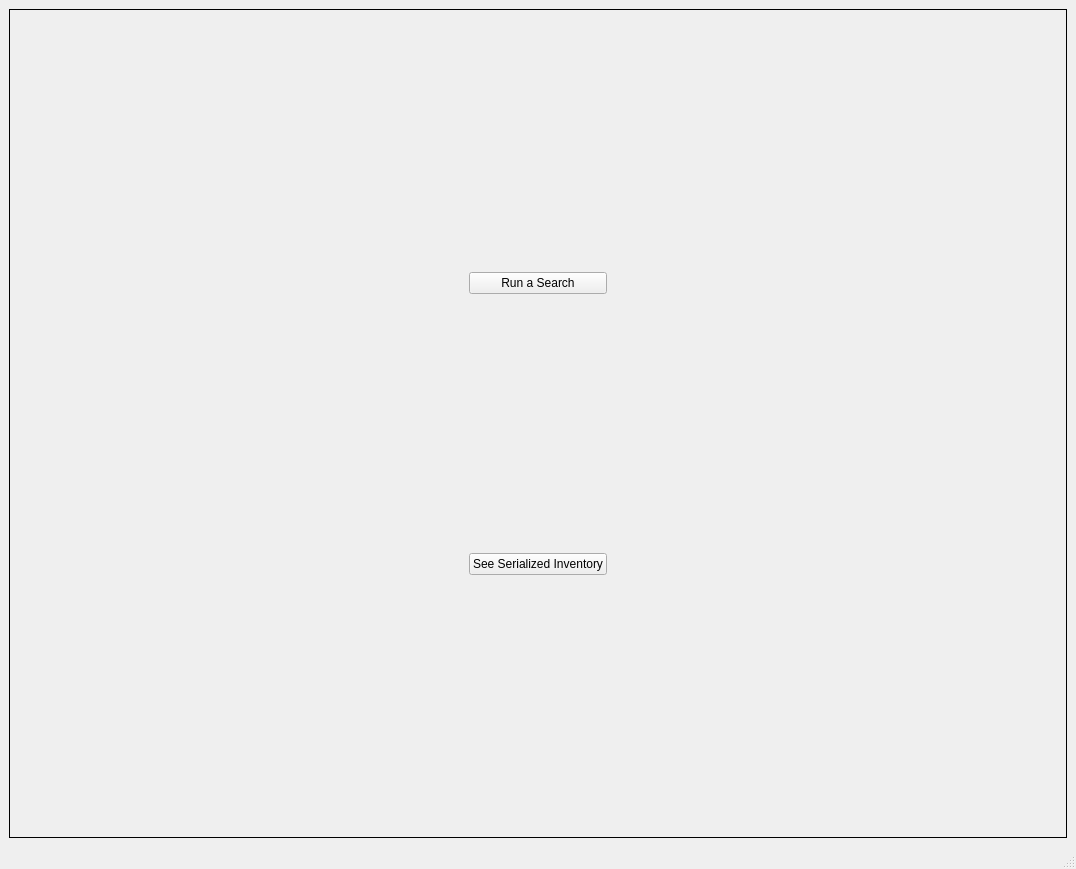
<?xml version="1.0" encoding="UTF-8"?>
<ui version="4.0">
 <class>MainWindow</class>
 <widget class="QMainWindow" name="MainWindow">
  <property name="geometry">
   <rect>
    <x>0</x>
    <y>0</y>
    <width>1076</width>
    <height>869</height>
   </rect>
  </property>
  <property name="windowTitle">
   <string>MainWindow</string>
  </property>
  <widget class="QWidget" name="centralwidget">
   <layout class="QHBoxLayout" name="horizontalLayout_2">
    <item>
     <widget class="QStackedWidget" name="stackedWidget">
      <property name="frameShape">
       <enum>QFrame::Box</enum>
      </property>
      <widget class="QWidget" name="start_page">
       <layout class="QGridLayout" name="gridLayout_4">
        <item row="0" column="0">
         <layout class="QGridLayout" name="gridLayout">
          <item row="0" column="1">
           <spacer name="verticalSpacer_2">
            <property name="orientation">
             <enum>Qt::Vertical</enum>
            </property>
            <property name="sizeHint" stdset="0">
             <size>
              <width>20</width>
              <height>40</height>
             </size>
            </property>
           </spacer>
          </item>
          <item row="1" column="1">
           <widget class="QPushButton" name="search_btn">
            <property name="text">
             <string>Run a Search</string>
            </property>
           </widget>
          </item>
          <item row="2" column="0">
           <spacer name="horizontalSpacer">
            <property name="orientation">
             <enum>Qt::Horizontal</enum>
            </property>
            <property name="sizeHint" stdset="0">
             <size>
              <width>40</width>
              <height>20</height>
             </size>
            </property>
           </spacer>
          </item>
          <item row="2" column="1">
           <spacer name="verticalSpacer">
            <property name="orientation">
             <enum>Qt::Vertical</enum>
            </property>
            <property name="sizeHint" stdset="0">
             <size>
              <width>20</width>
              <height>40</height>
             </size>
            </property>
           </spacer>
          </item>
          <item row="2" column="2">
           <spacer name="horizontalSpacer_2">
            <property name="orientation">
             <enum>Qt::Horizontal</enum>
            </property>
            <property name="sizeHint" stdset="0">
             <size>
              <width>40</width>
              <height>20</height>
             </size>
            </property>
           </spacer>
          </item>
          <item row="3" column="1">
           <widget class="QPushButton" name="pushButton_2">
            <property name="text">
             <string>See Serialized Inventory</string>
            </property>
           </widget>
          </item>
          <item row="4" column="1">
           <spacer name="verticalSpacer_3">
            <property name="orientation">
             <enum>Qt::Vertical</enum>
            </property>
            <property name="sizeHint" stdset="0">
             <size>
              <width>20</width>
              <height>40</height>
             </size>
            </property>
           </spacer>
          </item>
         </layout>
        </item>
       </layout>
      </widget>
      <widget class="QWidget" name="search_result_page">
       <layout class="QGridLayout" name="gridLayout_3">
        <item row="0" column="0">
         <layout class="QGridLayout" name="gridLayout_2">
          <item row="1" column="1">
           <widget class="QPushButton" name="back_btn">
            <property name="sizePolicy">
             <sizepolicy hsizetype="Expanding" vsizetype="Fixed">
              <horstretch>0</horstretch>
              <verstretch>0</verstretch>
             </sizepolicy>
            </property>
            <property name="text">
             <string>Back</string>
            </property>
           </widget>
          </item>
          <item row="0" column="0" colspan="3">
           <widget class="QTableWidget" name="data_table">
            <column>
             <property name="text">
              <string>id</string>
             </property>
            </column>
            <column>
             <property name="text">
              <string>Last</string>
             </property>
            </column>
            <column>
             <property name="text">
              <string>First</string>
             </property>
            </column>
            <column>
             <property name="text">
              <string>Home Phone</string>
             </property>
            </column>
            <column>
             <property name="text">
              <string>Work Phone</string>
             </property>
            </column>
            <column>
             <property name="text">
              <string>Company</string>
             </property>
            </column>
            <column>
             <property name="text">
              <string>Last Active</string>
             </property>
            </column>
            <column>
             <property name="text">
              <string>Added</string>
             </property>
            </column>
           </widget>
          </item>
          <item row="1" column="0">
           <spacer name="horizontalSpacer_5">
            <property name="orientation">
             <enum>Qt::Horizontal</enum>
            </property>
            <property name="sizeType">
             <enum>QSizePolicy::Expanding</enum>
            </property>
            <property name="sizeHint" stdset="0">
             <size>
              <width>353</width>
              <height>20</height>
             </size>
            </property>
           </spacer>
          </item>
          <item row="1" column="2">
           <spacer name="horizontalSpacer_4">
            <property name="orientation">
             <enum>Qt::Horizontal</enum>
            </property>
            <property name="sizeType">
             <enum>QSizePolicy::Expanding</enum>
            </property>
            <property name="sizeHint" stdset="0">
             <size>
              <width>353</width>
              <height>20</height>
             </size>
            </property>
           </spacer>
          </item>
         </layout>
        </item>
       </layout>
      </widget>
      <widget class="QWidget" name="search_page">
       <layout class="QGridLayout" name="gridLayout_5">
        <item row="0" column="0">
         <layout class="QGridLayout" name="gridLayout_6">
          <item row="0" column="1">
           <spacer name="verticalSpacer_4">
            <property name="orientation">
             <enum>Qt::Vertical</enum>
            </property>
            <property name="sizeHint" stdset="0">
             <size>
              <width>20</width>
              <height>40</height>
             </size>
            </property>
           </spacer>
          </item>
          <item row="1" column="0">
           <spacer name="horizontalSpacer_6">
            <property name="orientation">
             <enum>Qt::Horizontal</enum>
            </property>
            <property name="sizeHint" stdset="0">
             <size>
              <width>40</width>
              <height>20</height>
             </size>
            </property>
           </spacer>
          </item>
          <item row="1" column="1">
           <layout class="QGridLayout" name="gridLayout_7">
            <item row="7" column="0" colspan="2">
             <widget class="QRadioButton" name="general_radio">
              <property name="text">
               <string/>
              </property>
             </widget>
            </item>
            <item row="0" column="2" alignment="Qt::AlignHCenter">
             <widget class="QLabel" name="label_4">
              <property name="text">
               <string>Phone #</string>
              </property>
             </widget>
            </item>
            <item row="8" column="2">
             <widget class="QPushButton" name="search_button">
              <property name="text">
               <string>Search</string>
              </property>
             </widget>
            </item>
            <item row="4" column="2" alignment="Qt::AlignHCenter">
             <widget class="QLabel" name="label_5">
              <property name="text">
               <string>Last Name</string>
              </property>
             </widget>
            </item>
            <item row="7" column="2">
             <widget class="QLineEdit" name="general_search">
              <property name="text">
               <string/>
              </property>
             </widget>
            </item>
            <item row="6" column="2" alignment="Qt::AlignHCenter">
             <widget class="QLabel" name="label_6">
              <property name="text">
               <string>General Search</string>
              </property>
             </widget>
            </item>
            <item row="5" column="1" colspan="2">
             <widget class="QLineEdit" name="last_search">
              <property name="text">
               <string/>
              </property>
             </widget>
            </item>
            <item row="1" column="1" colspan="2">
             <widget class="QLineEdit" name="phone_search">
              <property name="text">
               <string/>
              </property>
             </widget>
            </item>
            <item row="1" column="0">
             <widget class="QRadioButton" name="phone_radio">
              <property name="text">
               <string/>
              </property>
             </widget>
            </item>
            <item row="5" column="0">
             <widget class="QRadioButton" name="last_radio">
              <property name="text">
               <string/>
              </property>
             </widget>
            </item>
            <item row="3" column="0">
             <widget class="QRadioButton" name="first_radio">
              <property name="text">
               <string/>
              </property>
             </widget>
            </item>
            <item row="3" column="1" colspan="2">
             <widget class="QLineEdit" name="first_search">
              <property name="text">
               <string/>
              </property>
             </widget>
            </item>
            <item row="2" column="2" alignment="Qt::AlignHCenter">
             <widget class="QLabel" name="label_7">
              <property name="text">
               <string>First Name</string>
              </property>
             </widget>
            </item>
           </layout>
          </item>
          <item row="1" column="2">
           <spacer name="horizontalSpacer_7">
            <property name="orientation">
             <enum>Qt::Horizontal</enum>
            </property>
            <property name="sizeHint" stdset="0">
             <size>
              <width>40</width>
              <height>20</height>
             </size>
            </property>
           </spacer>
          </item>
          <item row="2" column="1">
           <spacer name="verticalSpacer_5">
            <property name="orientation">
             <enum>Qt::Vertical</enum>
            </property>
            <property name="sizeHint" stdset="0">
             <size>
              <width>20</width>
              <height>40</height>
             </size>
            </property>
           </spacer>
          </item>
         </layout>
        </item>
       </layout>
      </widget>
      <widget class="QWidget" name="serialized_page">
       <layout class="QGridLayout" name="gridLayout_8">
        <item row="0" column="0" colspan="3">
         <widget class="QTableWidget" name="serialized_data">
          <column>
           <property name="text">
            <string>Make</string>
           </property>
          </column>
          <column>
           <property name="text">
            <string>Model</string>
           </property>
          </column>
          <column>
           <property name="text">
            <string>Serial #</string>
           </property>
          </column>
          <column>
           <property name="text">
            <string>Date</string>
           </property>
          </column>
          <column>
           <property name="text">
            <string>Notes</string>
           </property>
          </column>
         </widget>
        </item>
        <item row="1" column="0">
         <spacer name="horizontalSpacer_8">
          <property name="orientation">
           <enum>Qt::Horizontal</enum>
          </property>
          <property name="sizeHint" stdset="0">
           <size>
            <width>404</width>
            <height>20</height>
           </size>
          </property>
         </spacer>
        </item>
        <item row="1" column="1">
         <widget class="QPushButton" name="back_btn_2">
          <property name="sizePolicy">
           <sizepolicy hsizetype="Expanding" vsizetype="Fixed">
            <horstretch>0</horstretch>
            <verstretch>0</verstretch>
           </sizepolicy>
          </property>
          <property name="minimumSize">
           <size>
            <width>200</width>
            <height>0</height>
           </size>
          </property>
          <property name="maximumSize">
           <size>
            <width>200</width>
            <height>16777215</height>
           </size>
          </property>
          <property name="text">
           <string>Back</string>
          </property>
         </widget>
        </item>
        <item row="1" column="2">
         <spacer name="horizontalSpacer_9">
          <property name="orientation">
           <enum>Qt::Horizontal</enum>
          </property>
          <property name="sizeType">
           <enum>QSizePolicy::Expanding</enum>
          </property>
          <property name="sizeHint" stdset="0">
           <size>
            <width>406</width>
            <height>20</height>
           </size>
          </property>
         </spacer>
        </item>
       </layout>
      </widget>
      <widget class="QWidget" name="sro_page">
       <layout class="QGridLayout" name="gridLayout_9">
        <item row="0" column="0">
         <layout class="QHBoxLayout" name="horizontalLayout_3">
          <item>
           <widget class="QTableWidget" name="data_table_3">
            <property name="enabled">
             <bool>true</bool>
            </property>
            <property name="sizePolicy">
             <sizepolicy hsizetype="Preferred" vsizetype="Preferred">
              <horstretch>0</horstretch>
              <verstretch>0</verstretch>
             </sizepolicy>
            </property>
            <property name="maximumSize">
             <size>
              <width>16777215</width>
              <height>308</height>
             </size>
            </property>
            <row>
             <property name="text">
              <string>Service ID</string>
             </property>
             <property name="font">
              <font>
               <weight>75</weight>
               <bold>true</bold>
              </font>
             </property>
            </row>
            <row>
             <property name="text">
              <string>Customer ID</string>
             </property>
             <property name="font">
              <font>
               <weight>75</weight>
               <bold>true</bold>
              </font>
             </property>
            </row>
            <row>
             <property name="text">
              <string>Make</string>
             </property>
             <property name="font">
              <font>
               <weight>75</weight>
               <bold>true</bold>
              </font>
             </property>
            </row>
            <row>
             <property name="text">
              <string>Model</string>
             </property>
             <property name="font">
              <font>
               <weight>75</weight>
               <bold>true</bold>
              </font>
             </property>
            </row>
            <row>
             <property name="text">
              <string>Date In</string>
             </property>
             <property name="font">
              <font>
               <weight>75</weight>
               <bold>true</bold>
              </font>
             </property>
            </row>
            <row>
             <property name="text">
              <string>Finished On</string>
             </property>
             <property name="font">
              <font>
               <weight>75</weight>
               <bold>true</bold>
              </font>
             </property>
            </row>
            <row>
             <property name="text">
              <string>Picked Up</string>
             </property>
             <property name="font">
              <font>
               <weight>75</weight>
               <bold>true</bold>
              </font>
             </property>
            </row>
            <column>
             <property name="text">
              <string>Value</string>
             </property>
             <property name="font">
              <font>
               <weight>75</weight>
               <bold>true</bold>
              </font>
             </property>
            </column>
           </widget>
          </item>
          <item>
           <layout class="QVBoxLayout" name="verticalLayout_3">
            <item>
             <widget class="QLabel" name="label_8">
              <property name="text">
               <string>Service Request</string>
              </property>
             </widget>
            </item>
            <item>
             <widget class="QTextBrowser" name="service_text"/>
            </item>
            <item>
             <widget class="QLabel" name="label_9">
              <property name="text">
               <string>Work Performed</string>
              </property>
             </widget>
            </item>
            <item>
             <widget class="QTextBrowser" name="work_text"/>
            </item>
           </layout>
          </item>
         </layout>
        </item>
       </layout>
       <widget class="QWidget" name="layoutWidget_3">
        <property name="geometry">
         <rect>
          <x>270</x>
          <y>140</y>
          <width>193</width>
          <height>31</height>
         </rect>
        </property>
        <layout class="QHBoxLayout" name="horizontalLayout_4">
         <item>
          <spacer name="horizontalSpacer_10">
           <property name="orientation">
            <enum>Qt::Horizontal</enum>
           </property>
           <property name="sizeType">
            <enum>QSizePolicy::Preferred</enum>
           </property>
           <property name="sizeHint" stdset="0">
            <size>
             <width>40</width>
             <height>20</height>
            </size>
           </property>
          </spacer>
         </item>
         <item>
          <widget class="QPushButton" name="back_btn_3">
           <property name="text">
            <string>Back</string>
           </property>
          </widget>
         </item>
         <item>
          <spacer name="horizontalSpacer_11">
           <property name="orientation">
            <enum>Qt::Horizontal</enum>
           </property>
           <property name="sizeType">
            <enum>QSizePolicy::Preferred</enum>
           </property>
           <property name="sizeHint" stdset="0">
            <size>
             <width>40</width>
             <height>20</height>
            </size>
           </property>
          </spacer>
         </item>
        </layout>
       </widget>
      </widget>
      <widget class="QWidget" name="customer_page">
       <layout class="QGridLayout" name="gridLayout_10">
        <item row="0" column="0">
         <spacer name="horizontalSpacer_13">
          <property name="orientation">
           <enum>Qt::Horizontal</enum>
          </property>
          <property name="sizeHint" stdset="0">
           <size>
            <width>368</width>
            <height>20</height>
           </size>
          </property>
         </spacer>
        </item>
        <item row="0" column="1">
         <widget class="QTableWidget" name="data_table_5">
          <property name="maximumSize">
           <size>
            <width>251</width>
            <height>231</height>
           </size>
          </property>
          <row>
           <property name="text">
            <string>Customer ID</string>
           </property>
           <property name="font">
            <font>
             <weight>75</weight>
             <bold>true</bold>
            </font>
           </property>
          </row>
          <row>
           <property name="text">
            <string>First</string>
           </property>
           <property name="font">
            <font>
             <weight>75</weight>
             <bold>true</bold>
            </font>
           </property>
          </row>
          <row>
           <property name="text">
            <string>Last</string>
           </property>
           <property name="font">
            <font>
             <weight>75</weight>
             <bold>true</bold>
            </font>
           </property>
          </row>
          <row>
           <property name="text">
            <string>Company</string>
           </property>
           <property name="font">
            <font>
             <weight>75</weight>
             <bold>true</bold>
            </font>
           </property>
          </row>
          <row>
           <property name="text">
            <string>Email</string>
           </property>
           <property name="font">
            <font>
             <weight>75</weight>
             <bold>true</bold>
            </font>
           </property>
          </row>
          <column>
           <property name="text">
            <string>Values</string>
           </property>
          </column>
         </widget>
        </item>
        <item row="0" column="2" colspan="2">
         <layout class="QHBoxLayout" name="horizontalLayout_7">
          <item>
           <widget class="QTableWidget" name="data_table_4">
            <property name="maximumSize">
             <size>
              <width>241</width>
              <height>231</height>
             </size>
            </property>
            <row>
             <property name="text">
              <string>Address</string>
             </property>
             <property name="font">
              <font>
               <weight>75</weight>
               <bold>true</bold>
              </font>
             </property>
            </row>
            <row>
             <property name="text">
              <string>City</string>
             </property>
             <property name="font">
              <font>
               <weight>75</weight>
               <bold>true</bold>
              </font>
             </property>
            </row>
            <row>
             <property name="text">
              <string>State</string>
             </property>
             <property name="font">
              <font>
               <weight>75</weight>
               <bold>true</bold>
              </font>
             </property>
            </row>
            <row>
             <property name="text">
              <string>Zip</string>
             </property>
             <property name="font">
              <font>
               <weight>75</weight>
               <bold>true</bold>
              </font>
             </property>
            </row>
            <row>
             <property name="text">
              <string>Last Activity</string>
             </property>
             <property name="font">
              <font>
               <weight>75</weight>
               <bold>true</bold>
              </font>
             </property>
            </row>
            <column>
             <property name="text">
              <string>Values</string>
             </property>
            </column>
           </widget>
          </item>
          <item>
           <widget class="QPushButton" name="pushButton_3">
            <property name="maximumSize">
             <size>
              <width>151</width>
              <height>121</height>
             </size>
            </property>
            <property name="text">
             <string>Layaways</string>
            </property>
           </widget>
          </item>
          <item>
           <spacer name="horizontalSpacer_12">
            <property name="orientation">
             <enum>Qt::Horizontal</enum>
            </property>
            <property name="sizeHint" stdset="0">
             <size>
              <width>40</width>
              <height>20</height>
             </size>
            </property>
           </spacer>
          </item>
         </layout>
        </item>
        <item row="1" column="0" colspan="2">
         <layout class="QVBoxLayout" name="verticalLayout_6">
          <item>
           <widget class="QLabel" name="label_10">
            <property name="text">
             <string>&lt;html&gt;&lt;head/&gt;&lt;body&gt;&lt;p&gt;&lt;span style=&quot; font-weight:600;&quot;&gt;Potential Phones&lt;/span&gt;&lt;/p&gt;&lt;/body&gt;&lt;/html&gt;</string>
            </property>
           </widget>
          </item>
          <item>
           <widget class="QTableWidget" name="tableWidget">
            <property name="minimumSize">
             <size>
              <width>0</width>
              <height>71</height>
             </size>
            </property>
           </widget>
          </item>
         </layout>
        </item>
        <item row="1" column="2" colspan="2">
         <layout class="QVBoxLayout" name="verticalLayout_5">
          <item>
           <widget class="QLabel" name="label_12">
            <property name="text">
             <string>Notes</string>
            </property>
           </widget>
          </item>
          <item>
           <widget class="QTextBrowser" name="textBrowser_4"/>
          </item>
         </layout>
        </item>
        <item row="2" column="0" colspan="3">
         <layout class="QVBoxLayout" name="verticalLayout_7">
          <item>
           <widget class="QLabel" name="label_13">
            <property name="text">
             <string>Transactions</string>
            </property>
           </widget>
          </item>
          <item>
           <widget class="QTableWidget" name="tableWidget_2">
            <property name="minimumSize">
             <size>
              <width>521</width>
              <height>0</height>
             </size>
            </property>
            <column>
             <property name="text">
              <string>Date</string>
             </property>
             <property name="font">
              <font>
               <weight>75</weight>
               <bold>true</bold>
              </font>
             </property>
            </column>
            <column>
             <property name="text">
              <string>Subtotal</string>
             </property>
             <property name="font">
              <font>
               <weight>75</weight>
               <bold>true</bold>
              </font>
             </property>
            </column>
            <column>
             <property name="text">
              <string>Tax</string>
             </property>
             <property name="font">
              <font>
               <weight>75</weight>
               <bold>true</bold>
              </font>
             </property>
            </column>
            <column>
             <property name="text">
              <string>Total</string>
             </property>
             <property name="font">
              <font>
               <weight>75</weight>
               <bold>true</bold>
              </font>
             </property>
            </column>
           </widget>
          </item>
         </layout>
        </item>
        <item row="2" column="3">
         <layout class="QVBoxLayout" name="verticalLayout_4">
          <item>
           <widget class="QLabel" name="label_11">
            <property name="text">
             <string>SRO</string>
            </property>
           </widget>
          </item>
          <item>
           <widget class="QTableWidget" name="tableWidget_3">
            <property name="maximumSize">
             <size>
              <width>401</width>
              <height>16777215</height>
             </size>
            </property>
            <column>
             <property name="text">
              <string>Date In</string>
             </property>
             <property name="font">
              <font>
               <weight>75</weight>
               <bold>true</bold>
              </font>
             </property>
            </column>
            <column>
             <property name="text">
              <string>Date Done</string>
             </property>
             <property name="font">
              <font>
               <weight>75</weight>
               <bold>true</bold>
              </font>
             </property>
            </column>
            <column>
             <property name="text">
              <string>Picked Up</string>
             </property>
             <property name="font">
              <font>
               <weight>75</weight>
               <bold>true</bold>
              </font>
             </property>
            </column>
           </widget>
          </item>
         </layout>
        </item>
       </layout>
      </widget>
     </widget>
    </item>
   </layout>
  </widget>
  <widget class="QMenuBar" name="menubar">
   <property name="geometry">
    <rect>
     <x>0</x>
     <y>0</y>
     <width>1076</width>
     <height>27</height>
    </rect>
   </property>
  </widget>
  <widget class="QStatusBar" name="statusbar"/>
 </widget>
 <resources/>
 <connections/>
</ui>
